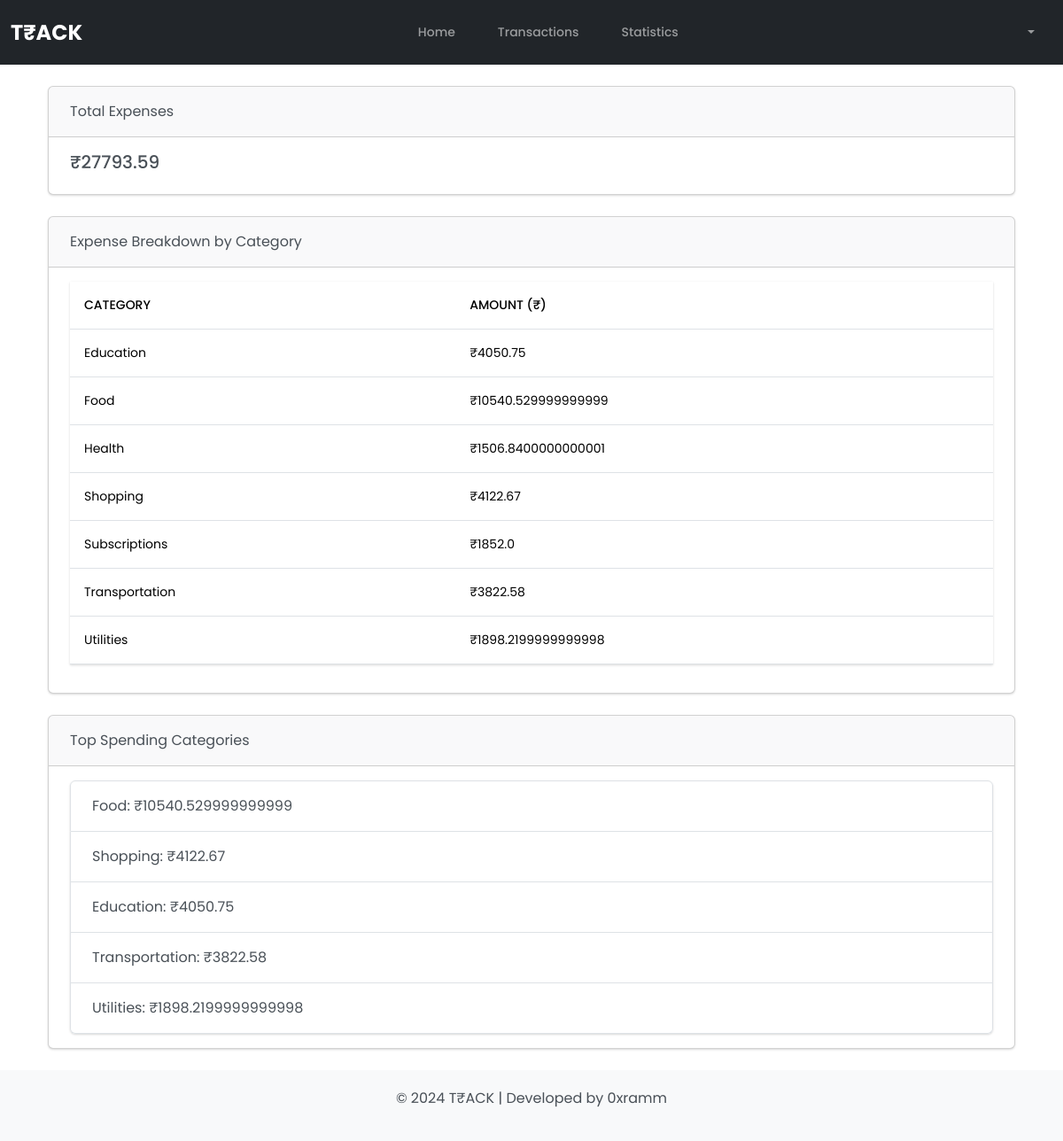
The app's page /statistics (signed in) with its own data.
### tables this page shows
CREATE TABLE transactions (
            id INTEGER PRIMARY KEY AUTOINCREMENT,
            user_id INTEGER NOT NULL,
            amount REAL NOT NULL,
            category TEXT NOT NULL,
            date TEXT NOT NULL,
            description TEXT,
            payment_method TEXT NOT NULL,
            FOREIGN KEY (user_id) REFERENCES users (id)
        );

### app.py (the view)
@app.route('/statistics')
def statistics():
    user_id = session.get('user_id')  # Assuming you store user ID in the session
    if user_id:
        conn = sqlite3.connect(DATABASE)
        c = conn.cursor()
        c.execute("SELECT SUM(amount) FROM transactions WHERE user_id = ?", (user_id,))
        total_expenses_result = c.fetchone()
        total_expenses = total_expenses_result[0] if total_expenses_result else 0
        c.execute("SELECT category, SUM(amount) FROM transactions WHERE user_id = ? GROUP BY category", (user_id,))
        expense_by_category_result = c.fetchall()
        expense_by_category = dict(expense_by_category_result) if expense_by_category_result else {}
        c.execute("SELECT category, SUM(amount) FROM transactions WHERE user_id = ? GROUP BY category ORDER BY SUM(amount) DESC LIMIT 5", (user_id,))
        top_spending_categories_result = c.fetchall()
        top_spending_categories = dict(top_spending_categories_result) if top_spending_categories_result else {}
        conn.close()
        return render_template('statistics.html', total_expenses=total_expenses, expense_by_category=expense_by_category,
                               top_spending_categories=top_spending_categories)
    else:
        return redirect(url_for('login'))

### templates/statistics.html (shortened to what this page needs)
{% extends 'base.html' %}
{% block content %}
<div class="container mt-4">
    <div class="card mb-4">
        <div class="card-header">
            Total Expenses
        </div>
        <div class="card-body">
            <h5 class="card-title">₹{{ total_expenses }}</h5>
        </div>
    </div>
<div class="card mb-4">
    <div class="card-header">
        Expense Breakdown by Category
    </div>
    <div class="card-body">
        <table class="table">
            <thead>
                <tr>
                    <th>Category</th>
                    <th>Amount (₹)</th>
                </tr>
            </thead>
            <tbody>
                {% for category, amount in expense_by_category.items() %}
                <tr>
                    <td>{{ category }}</td>
                    <td>₹{{ amount }}</td>
                </tr>
                {% endfor %}
            </tbody>
        </table>
    </div>
</div>
    <div class="card mb-4">
        <div class="card-header">
            Top Spending Categories
        </div>
        <div class="card-body">
            <ul class="list-group">
                {% for category, amount in top_spending_categories.items() %}
                <li class="list-group-item">{{ category }}: ₹{{ amount }}</li>
                {% endfor %}
            </ul>
        </div>
    </div>
</div>
{% endblock %}

### templates/base.html (shortened to what this page needs)
<!DOCTYPE html>
<html lang="en">
<head>
    <link href="https://cdn.jsdelivr.net/npm/bootstrap@5.3.0-alpha1/dist/css/bootstrap.min.css" rel="stylesheet">
    <link rel="stylesheet" href="https://cdnjs.cloudflare.com/ajax/libs/font-awesome/5.15.4/css/all.min.css" />
    <link rel="stylesheet" type="text/css" href="{{ url_for('static', filename='css/bootstrap.min.css') }}">
    <link rel="stylesheet" href="https://cdnjs.cloudflare.com/ajax/libs/font-awesome/6.5.1/css/all.min.css" />
</head>
<body>
    <nav class="navbar navbar-expand-lg navbar-dark bg-dark">
        <div class="container-fluid">
            <a class="navbar-brand" href="#">T₹ACK</a>
            <div class="collapse navbar-collapse justify-content-center" id="navbarSupportedContent">
                <ul class="navbar-nav mb-2 mb-lg-0">
                    <li class="nav-item me-lg-3">
                        <a class="nav-link" href="{{ url_for('index') }}">Home</a>
                    </li>
                    <li class="nav-item me-lg-3">
                        <a class="nav-link" href="{{ url_for('transactions') }}">Transactions</a>
                    </li>
                    <li class="nav-item me-lg-3">
                        <a class="nav-link" href="{{ url_for('statistics') }}">Statistics</a>
                    </li>
                </ul>
            </div>
            <div class="navbar-nav ms-auto">
                <div class="nav-item dropdown">
                    <a class="nav-link dropdown-toggle" href="#" id="navbarDropdown" role="button" data-bs-toggle="dropdown" aria-expanded="false">
                    </a>
                </div>
            </div>
        </div>
    </nav>
    <div class="container">
        {% block content %}
        {% endblock %}
    </div>
    <footer class="footer">
        <div class="container">
            <p>&copy; 2024 T₹ACK | Developed by 0xramm</p>
        </div>
    </footer>
</body>
</html>

### templates/base.html (style rules this page uses)
* { font-family: 'Poppins', sans-serif; }
.navbar-brand { font-weight:bold; }
.navbar-brand { font-size: 1.5rem; }
body { display: flex; flex-direction: column; min-height: 100vh; }
.container { flex: 1; }
footer { background-color: #f8f9fa; padding: 20px 0; text-align: center; width: 100%; }

### records on screen
transactions: category "Education", amount "4050.75"
transactions: category "Shopping", amount "4122.67"
transactions: category "Subscriptions", amount "1852.0"
transactions: category "Transportation", amount "3822.58"

### other values on screen
{{ total_expenses }} "27793.59"
{{ category }} "Food" "Health" "Utilities"
{{ amount }} "10540.529999999999" "1506.8400000000001" "1898.2199999999998"
{{ category }} "Food" "Utilities"
{{ amount }} "10540.529999999999" "1898.2199999999998"
